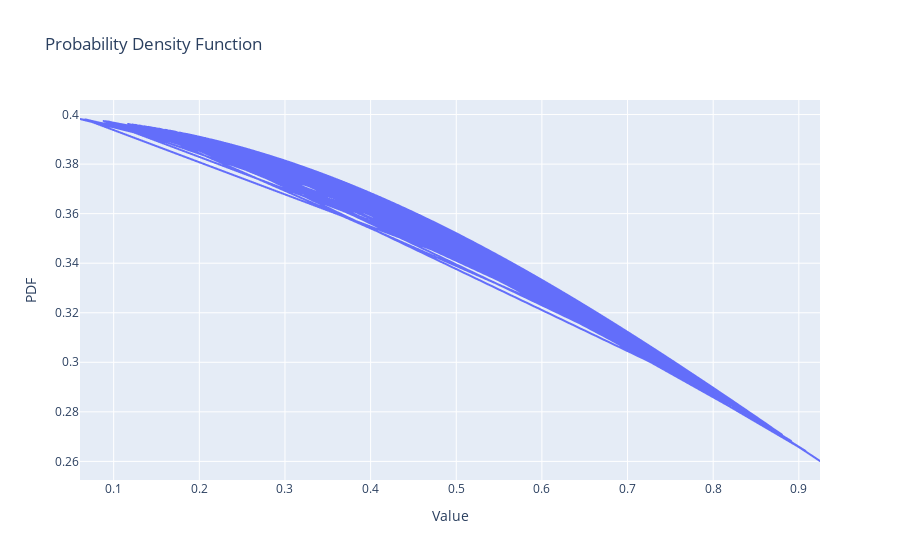

The notebook cell saved with this chart:
### Code cell
pdf_values = norm.pdf(distribution)
fig = px.line(x=distribution, y=pdf_values, title='Probability Density Function', labels={'x':'Value', 'y':'PDF'})
fig.show()

### Figure 1 — Plotly figure (JSON) as saved in the notebook; plotly's stock layout.template omitted (floating-point values rounded to 4 significant figures; data arrays with more than 128 entries replaced by an {"elided": "..."} marker saying what was removed)
{"data": [{"hovertemplate": "Value=%{x}<br>PDF=%{y}<extra></extra>", "legendgroup": "", "line": {"color": "#636efa", "dash": "solid"}, "marker": {"symbol": "circle"}, "mode": "lines", "name": "", "showlegend": false, "x": {"elided": "2500 float values"}, "xaxis": "x", "y": {"elided": "2500 float values"}, "yaxis": "y", "type": "scattergl"}], "layout": {"xaxis": {"anchor": "y", "domain": [0.0, 1.0], "title": {"text": "Value"}}, "yaxis": {"anchor": "x", "domain": [0.0, 1.0], "title": {"text": "PDF"}}, "legend": {"tracegroupgap": 0}, "title": {"text": "Probability Density Function"}}}
